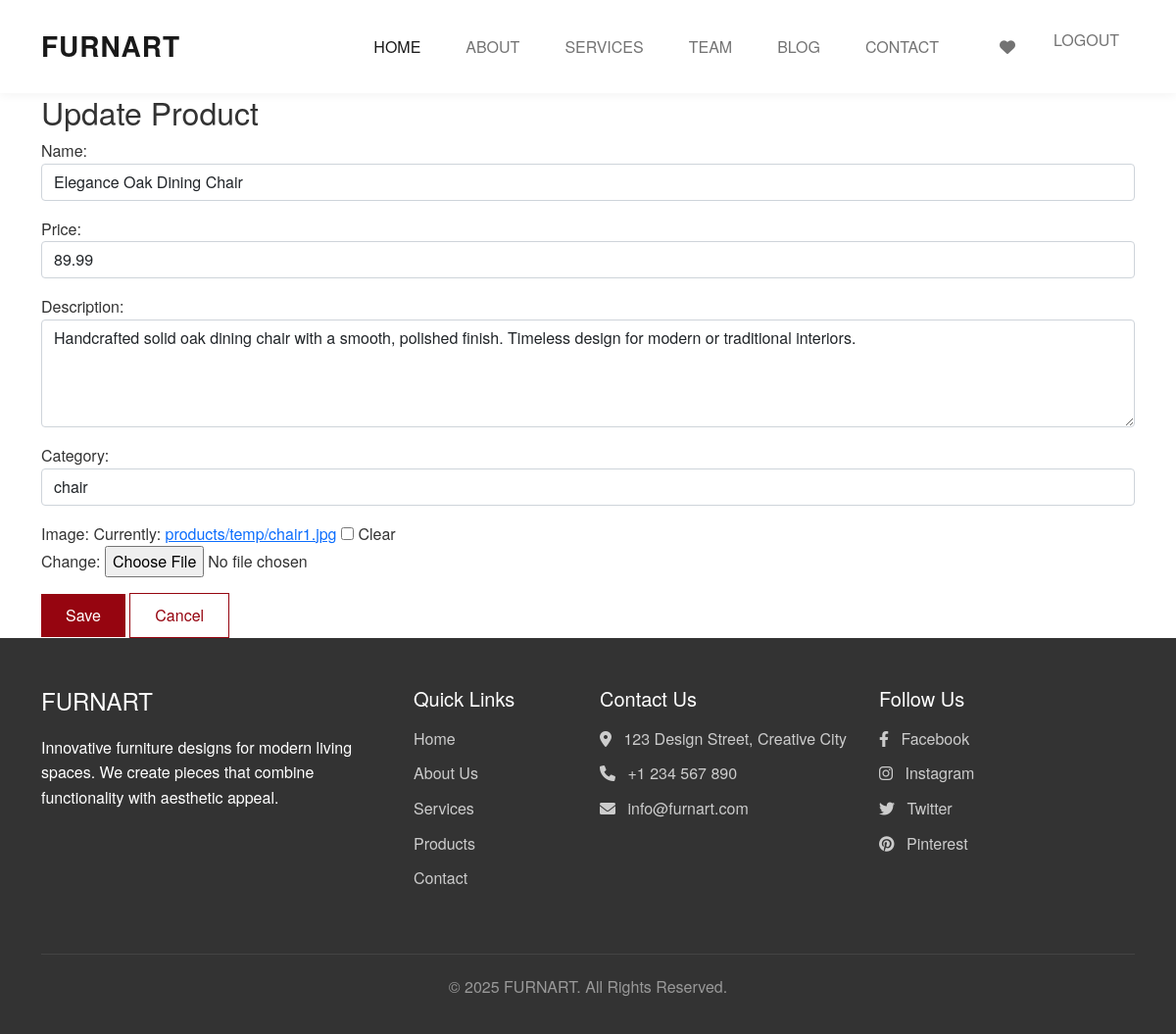
/products/8/update/ (signed in), run on the app's committed database.
### ecommerce/models.py (models this page shows, shortened)
class Product(models.Model):
    name=models.CharField(max_length=200)
    price=models.DecimalField(max_digits=10,decimal_places=2)
    description=models.TextField()
    image=models.ImageField(upload_to=product_image_path,null=True,blank=True)
    category=models.ForeignKey(Category,on_delete=models.CASCADE)
    created_by=models.ForeignKey(User,on_delete=models.SET_NULL,null=True,related_name='products_created')
    created_at=models.DateTimeField(auto_now_add=True)
    updated_at=models.DateTimeField(auto_now=True)

class Category(models.Model):
    name=models.CharField(max_length=100)
    created_by=models.ForeignKey(User,on_delete=models.SET_NULL,null=True,related_name='categories_created')
    updated_at=models.DateTimeField(auto_now=True)
    created_at=models.DateTimeField(auto_now_add=True)
    def __str__(self):
        return self.name

### ecommerce/views.py (the view)
# urls.py: path('products/<int:pk>/update/', views.ProductUpdateView.as_view(), name='product_update'),
class ProductUpdateView(LoginRequiredMixin, UserPassesTestMixin, UpdateView):
    model = Product
    form_class = ProductForm
    template_name = 'ecommerce/product_form.html'
    success_url = reverse_lazy('product_list')
    def test_func(self):
        return self.request.user.role == 'ADMIN'

### ecommerce/forms.py
class ProductForm(forms.ModelForm):
    class Meta:
        model = Product
        fields = ['name', 'price', 'description', 'category', 'image']
        widgets = {
            'name': forms.TextInput(attrs={'class': 'form-control'}),
            'price': forms.NumberInput(attrs={'class': 'form-control'}),
            'description': forms.Textarea(attrs={'class': 'form-control', 'rows': 4}),
            'category': forms.Select(attrs={'class': 'form-control'}),
        }

### templates/ecommerce/product_form.html (shortened to what this page needs)
{% extends 'ecommerce/base.html' %}
{% block content %}
<div class="container">
    <h2>{% if product %}Update{% else %}Create{% endif %} Product</h2>
    <form method="post" enctype="multipart/form-data">
        {{ form.as_p }}
        <button type="submit" class="btn btn-primary">Save</button>
        <a href="{% url 'product_list' %}" class="btn btn-secondary">Cancel</a>
    </form>
</div>
{% endblock %}

### templates/ecommerce/base.html (style rules this page uses)
:root { --primary-color: #333; --secondary-color: #666; --accent-color: #960510; --light-color: #f8f9fa; }
body { font-family: 'Helvetica Neue', Arial, sans-serif; color: var(--primary-color); line-height: 1.6; overflow-x: hidden; }
.btn-primary { background-color: var(--accent-color); border: none; padding: 10px 25px; border-radius: 0; }
.btn-secondary { border: 1px solid var(--accent-color); color: var(--accent-color); background: transparent; padding: 10px 25px; border-radius: 0; }

### data on the page
Product: name "Elegance Oak Dining Chair", price "89.99", description "Handcrafted solid oak dining chair with a smooth, polished finish. Timeless design for modern or traditional interiors.", category "chair"
